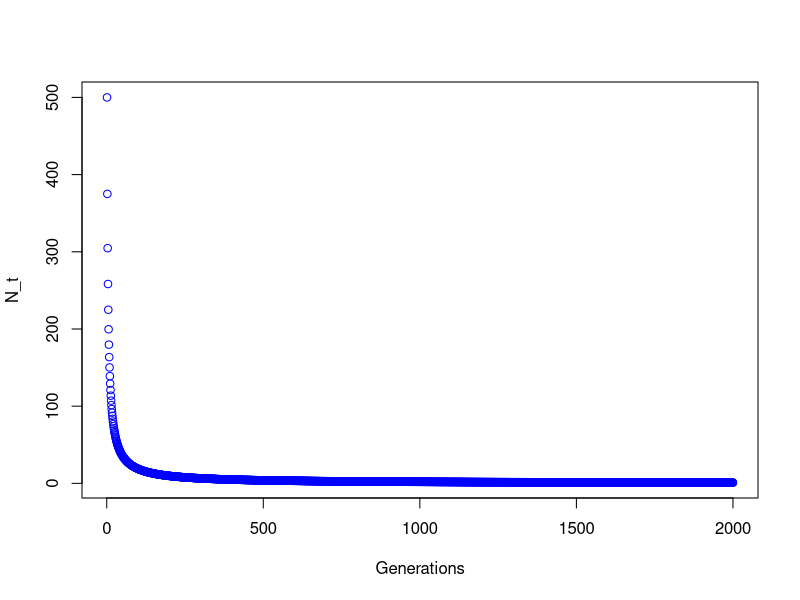

Reproduce this figure in R. (Note: this script raises an error after producing the figure.)

generate_population_vector = function(init_population, R_0, k) {
  population = c()
  population[1] = init_population

  next_gen =  function(N_t) {
    return (N_t * R_0 * (1- N_t/k))
  }
  
  for( t in 2:k) {
    population[t] = next_gen(population[t-1])
  }
  return(population)
}

plot(x=seq(2000), y=generate_population_vector(init_population = 500, R_0 = 1, k=2000), col = 'blue', xlab="Generations", ylab = "N_t")
line(x=seq(1000), y=generate_population_vector(init_population = 500, R_0 = 1, k=1000), col = 'green', xlab="Generations", ylab = "N_t")
